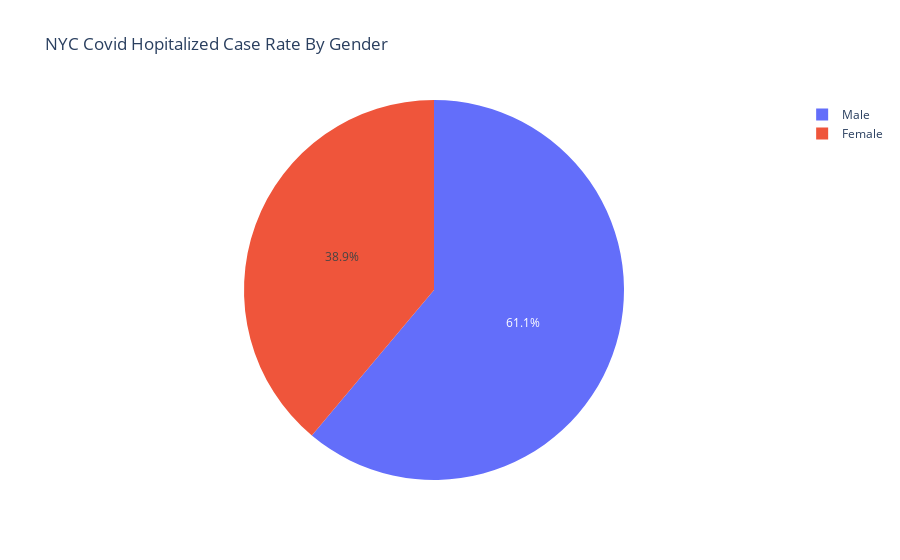

Notebook code cell kept with this figure:
### Code cell
plot_pie(mod_bs, "HOSPITALIZED_CASE_RATE","SEX_GROUP","NYC Covid Hopitalized Case Rate By Gender")

### Figure 1 — Plotly figure (JSON) as saved in the notebook; plotly's stock layout.template omitted (floating-point values rounded to 4 significant figures)
{"data": [{"domain": {"x": [0, 1], "y": [0, 1]}, "hovertemplate": "SEX_GROUP=%{label}<br>HOSPITALIZED_CASE_RATE=%{value}<extra></extra>", "labels": ["Female", "Male"], "legendgroup": "", "name": "", "showlegend": true, "type": "pie", "values": [274.2, 430.9]}], "layout": {"legend": {"tracegroupgap": 0}, "title": {"text": "NYC Covid Hopitalized Case Rate By Gender"}}}
